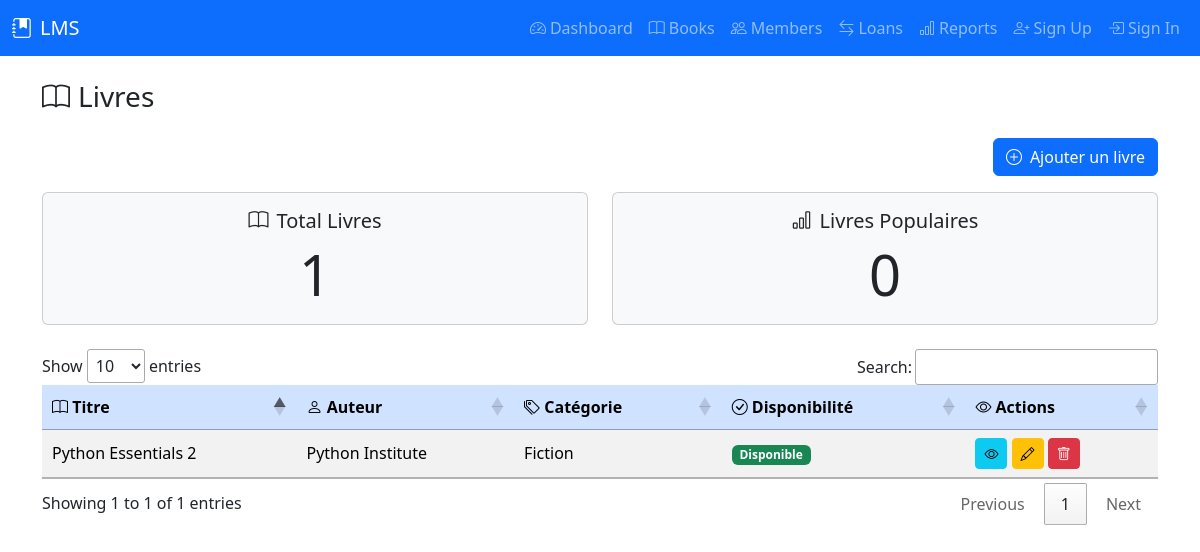
/books, run on the app's committed database.
### tables this page shows
CREATE TABLE books (
            book_id INTEGER PRIMARY KEY AUTOINCREMENT,
            title TEXT NOT NULL,
            author_id INTEGER,
            category_id INTEGER,
            isbn TEXT UNIQUE,
            publication_year INTEGER,
            publisher TEXT,
            quantity INTEGER DEFAULT 1,
            available_quantity INTEGER DEFAULT 1,
            FOREIGN KEY (author_id) REFERENCES authors (author_id),
            FOREIGN KEY (category_id) REFERENCES categories (category_id)
        );

CREATE TABLE authors (
            author_id INTEGER PRIMARY KEY AUTOINCREMENT,
            name TEXT NOT NULL,
            biography TEXT
        );

CREATE TABLE categories (
            category_id INTEGER PRIMARY KEY AUTOINCREMENT,
            name TEXT NOT NULL,
            description TEXT
        );

### controllers/dashboard_controller.py (the view)
@dashboard_blueprint.route("/books", methods=["GET"])
def books():
    try:
        stats = dashboard_service.get_dashboard_statistics()
        books_data = dashboard_service.get_books_data()
        return render_template("books.html", **stats, books=books_data)
    except Exception as e:
        return jsonify({"error": str(e)}), 500

### models/author.py (called while the page is built)
    @property
    def name(self):
        return self._get_attribute("name")

    @classmethod
    def all(cls):
        query = f"SELECT * FROM {cls.TABLE_NAME}"
        results = DatabaseConnection.execute_query(query)
        if results:
            conn = DatabaseConnection.get_connection()
            cursor = conn.cursor()
            cursor.execute(f"PRAGMA table_info({cls.TABLE_NAME})")
            columns = [column[1] for column in cursor.fetchall()]
            conn.close()
            return [cls(**dict(zip(columns, result))) for result in results]
        return []

    @classmethod
    def find_by_id(cls, author_id):
        query = f"SELECT * FROM {cls.TABLE_NAME} WHERE {cls.PRIMARY_KEY} = ?"
        result = DatabaseConnection.execute_query(query, (author_id,))
        if result:
            conn = DatabaseConnection.get_connection()
            cursor = conn.cursor()
            cursor.execute(f"PRAGMA table_info({cls.TABLE_NAME})")
            columns = [column[1] for column in cursor.fetchall()]
            conn.close()
            return cls(**dict(zip(columns, result[0])))
        return None

### models/base_model.py (called while the page is built)
    def _get_attribute(self, name):
        return self._attributes.get(name)

    def _set_attribute(self, name, value):
        self._attributes[name] = value

    def __setattr__(self, name, value):
        if name == "_attributes":
            super().__setattr__(name, value)
        else:
            self._set_attribute(name, value)

    @classmethod
    def find_by_id(cls, id: int):
        if not cls.TABLE_NAME or not cls.PRIMARY_KEY:
            raise NotImplementedError("TABLE_NAME and PRIMARY_KEY must be defined in subclass")
        query = f"SELECT * FROM {cls.TABLE_NAME} WHERE {cls.PRIMARY_KEY} = ?"
        result = DatabaseConnection.execute_query(query, (id,))
        if result and len(result) > 0:
            conn = DatabaseConnection.get_connection()
            cursor = conn.cursor()
            cursor.execute(f"PRAGMA table_info({cls.TABLE_NAME})")
            columns = [column[1] for column in cursor.fetchall()]
            conn.close()
            record_dict = dict(zip(columns, result[0]))
            return cls(**record_dict)
        return None

### models/book.py (called while the page is built)
    @property
    def book_id(self):
        return self._get_attribute("book_id")

    @property
    def title(self):
        return self._get_attribute("title")

    @property
    def author_id(self):
        return self._get_attribute("author_id")

### templates/books.html (shortened to what this page needs)
<!DOCTYPE html>
<html lang="fr">
<head>
    <link rel="stylesheet" href="/static/css/style.css">
    <link href="https://cdn.jsdelivr.net/npm/bootstrap@5.3.2/dist/css/bootstrap.min.css" rel="stylesheet">
    <link rel="stylesheet" href="https://cdn.jsdelivr.net/npm/bootstrap-icons@1.11.3/font/bootstrap-icons.css">
    <link rel="stylesheet" href="https://cdn.datatables.net/1.13.4/css/jquery.dataTables.min.css">
</head>
<body>
{% include 'includes/navbar.html' %}
<div class="container">
    <h3 class="mb-4"><i class="bi bi-book me-2"></i>Livres</h3>
    <div class="d-flex justify-content-end mb-3">
        <button class="btn btn-primary" id="addBookButton" title="Ajouter un nouveau livre">
            <i class="bi bi-plus-circle me-2"></i>Ajouter un livre
        </button>
    </div>
    <div class="row text-center mb-4">
        <div class="col-md-6">
            <div class="card bg-light">
                <div class="card-body">
                    <h5 class="card-title"><i class="bi bi-book me-2"></i>Total Livres</h5>
                    <p class="card-text display-4">{{ total_books }}</p>
                </div>
            </div>
        </div>
        <div class="col-md-6">
            <div class="card bg-light">
                <div class="card-body">
                    <h5 class="card-title"><i class="bi bi-bar-chart me-2"></i>Livres Populaires</h5>
                    <p class="card-text display-4">{{total_popular_books}}</p>
                </div>
            </div>
        </div>
    </div>
    <div class="table-responsive">
        <table id="booksTable" class="table table-striped table-hover align-middle">
            <thead class="table-primary">
                <tr>
                    <th><i class="bi bi-book"></i> Titre</th>
                    <th><i class="bi bi-person"></i> Auteur</th>
                    <th><i class="bi bi-tags"></i> Catégorie</th>
                    <th><i class="bi bi-check-circle"></i> Disponibilité</th>
                    <th><i class="bi bi-eye"></i> Actions</th>
                </tr>
            </thead>
            <tbody>
                {% for book in books %}
                    <tr data-book-id="{{ book.id }}" data-isbn="{{ book.isbn }}" data-publication-year="{{ book.publication_year }}" data-publisher="{{ book.publisher }}" data-quantity="{{ book.quantity }}" data-available-quantity="{{ book.available_quantity }}">
                        <td>{{ book.title }}</td>
                        <td>{{ book.author }}</td>
                        <td>{{ book.category }}</td>
                        <td>
                            {% if book.available_quantity > 0 %}
                            <span class="badge bg-success">Disponible</span>
                            {% else %}
                            <span class="badge bg-danger">Emprunté</span>
                            {% endif %}
                        </td>
                        <td>
                            <button class="btn btn-info btn-sm see-detail-book" title="Voir détails"><i class="bi bi-eye"></i></button>
                            <button class="btn btn-warning btn-sm edit-book" title="Modifier"><i class="bi bi-pencil"></i></button>
                            <button class="btn btn-danger btn-sm delete-book" title="Supprimer"><i class="bi bi-trash"></i></button>
                        </td>
                    </tr>
                {% endfor %}
            </tbody>
        </table>
    </div>
</div>
<div class="toast-container position-fixed top-0 end-0 p-3">
</div>
</body>
</html>

### data on the page
books: title "Python Essentials 2"
authors: author "Python Institute"
categories: category "Fiction"

### other printed values
{{ total_books }} "1"
{{ total_popular_books }} "0"
